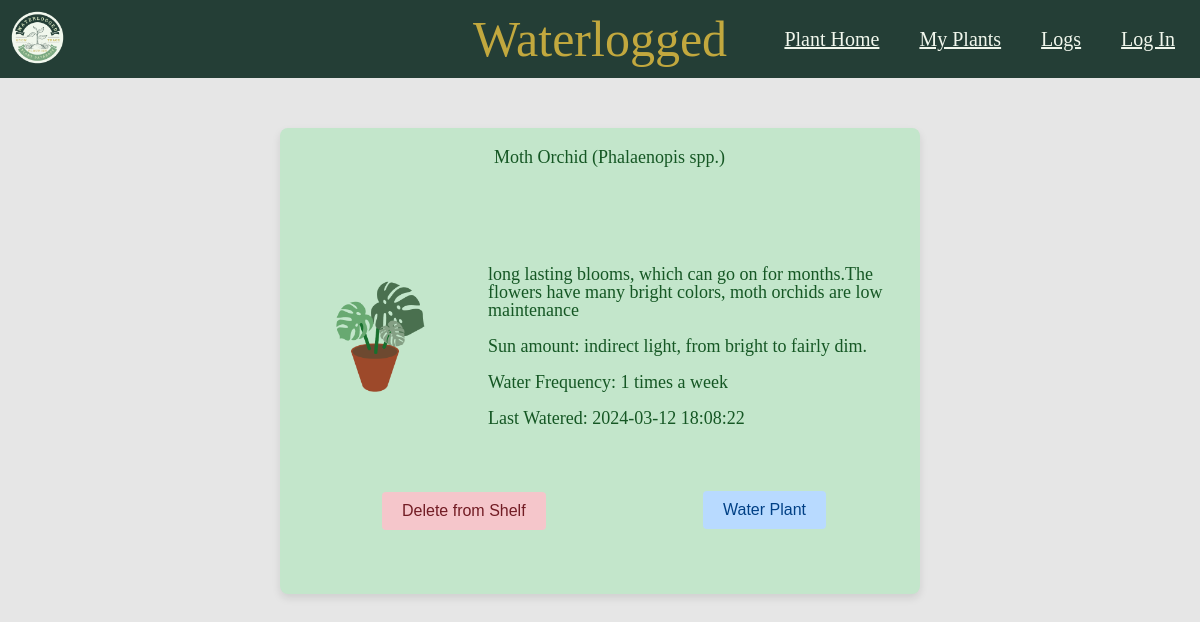
Page /html/details.php?user_plant_id=1 (signed in) on the committed database.
### tables this page shows
CREATE TABLE `user_plants` (
  `id` int NOT NULL,
  `last_watered` datetime DEFAULT NULL,
  `user_id` int DEFAULT NULL,
  `plant_id` int DEFAULT NULL,
  PRIMARY KEY (`id`),
  KEY `user_id_idx` (`user_id`),
  KEY `plant_id_idx` (`plant_id`),
  CONSTRAINT `plant_id` FOREIGN KEY (`plant_id`) REFERENCES `plants` (`id`),
  CONSTRAINT `user_id` FOREIGN KEY (`user_id`) REFERENCES `users` (`id`)
);

CREATE TABLE images (
    plant_id INT NULL,
    location_id INT NULL,
    path VARCHAR(255) NOT NULL,
    CONSTRAINT fk_plant FOREIGN KEY (plant_id) REFERENCES plants(id),
    CONSTRAINT fk_location FOREIGN KEY (location_id) REFERENCES locations(id),
    CONSTRAINT chk_images CHECK ((plant_id IS NOT NULL AND location_id IS NULL) OR (plant_id IS NULL AND location_id IS NOT NULL))
);

CREATE TABLE `plants` (
  `id` int NOT NULL,
  `name` varchar(225) DEFAULT NULL,
  `traits` mediumtext DEFAULT NULL,
  `sun` varchar(255) DEFAULT NULL,
  `water_freq_weekly` varchar(255) DEFAULT NULL,
  `location_id` int,  
  PRIMARY KEY (`id`),
  CONSTRAINT `location_id_fk` FOREIGN KEY (`location_id`) REFERENCES `locations` (`id`)  
  );

### html/details.php (the view, shortened to what this page needs)
<!DOCTYPE html>
<html lang="en">
<head>
    <link rel="stylesheet" href="../css/mainStyle.css" />
</head>
<body>
    <nav class="nav-links">
        <div class="logo">
        <a href="../index.php">
            <img src="../images/Waterlogged_Logo.png" alt="Waterlogged Logo" id="logo"/>
		</a>
        </div>
        <div class="please"style="position: absolute; left: 50%; transform: translateX(-50%);">Waterlogged</div>
        <ul>
            <li><a href="../index.php">Plant Home</a></li>
            <li><a href="./myPlants.php">My Plants</a></li>
            <li><a href="./logs.php">Logs</a></li>
            <li><a href="./users.php">Log In</a></li>
        </ul>
    </nav>
    <div class="container">
    <?php
		$user_plant_id = isset($_GET['user_plant_id']) ? (int)$_GET['user_plant_id'] : 0;
		$servername = "localhost";
		$username = "user";
		$password = "pass!";
		$dbname = "waterlogged";
		$conn = new mysqli($servername, $username, $password, $dbname);
$sql = "SELECT
    p.name AS PlantName,
    p.sun,
    p.traits,
    p.water_freq_weekly,
    up.last_watered,
    i.path
        FROM
            user_plants as up
        INNER JOIN plants as p ON up.plant_id = p.id
        INNER JOIN images as i on p.id = i.plant_id
        WHERE up.id = ?;";
		if ($stmt = $conn->prepare($sql)) {
		    $stmt->bind_param("i", $user_plant_id);
		    $stmt->execute();
		    $result = $stmt->get_result();
		    if ($result->num_rows > 0) {
		        while($row = $result->fetch_assoc()) {
		            echo '<div class="plant-image">';
		            echo '<img class="plant-image" src="../' . htmlspecialchars($row['path']) . '" alt="Plant Image">';
					echo '</div>';
					echo '<div class="plant-name">';
					echo '<h2>' . htmlspecialchars($row['PlantName']) . '</h2>';
					echo '</div>';
					echo '<div class="plant-details">';
	                echo '<p>' . htmlspecialchars($row['traits']) . '</p>';
	                echo '<br>';
	                echo '<p>Sun amount: ' . htmlspecialchars($row['sun']) . '</p>';
	                echo '<br>';
	                echo '<p>Water Frequency: ' . htmlspecialchars($row['water_freq_weekly']) . ' times a week</p>';
	                echo '<br>';
	                echo '<p>Last Watered: ' . htmlspecialchars($row['last_watered']) . '</p>';
					echo '</div>';
		            	       }
		    } else {
		        echo "No plant found with the given ID.";
		    }
		} else {
		    echo "Error preparing statement: " . $conn->error;
		}
		?>
		<div class="plant-detail-buttons">
		<form method="POST" action="">
		    <button type="submit" class="button delete-button">Delete from Shelf</button>
		</form>
		<form method="POST" action="">
		    <button type="submit" class="button water-button">Water Plant</button>
		</form>
		</div>
    </div>
</body>
</html>

### css/mainStyle.css (style rules this page uses)
html, body, div, span, applet, object, iframe, h1, h2, h3, h4, h5, h6, p, blockquote, pre, a, abbr, acronym, address, big, cite, code, del, dfn, em, img, ins, kbd, q, s, samp, small, strike, strong, sub, sup, tt, var, b, u, i, center, dl, dt, dd, ol, ul, li, fieldset, form, label, legend, table, caption, tbody, tfoot, thead, tr, th, td, article, aside, canvas, details, embed, figure, figcaption, footer, header, hgroup, menu, nav, output, ruby, section, summary, time, mark, audio, video { margin: 0; padding: 0; border: 0; font-size: 100%; font: inherit; vertical-align: baseline; }
article, aside, details, figcaption, figure, footer, header, hgroup, menu, nav, section { display: block; }
body { line-height: 1; }
ol, ul { list-style: none; }
* { margin: 0; padding: 0; }
body { background-color: #e6e6e6; }
.please { font-size: 50px; color: #c2a83e; }
nav { display: flex; justify-content: space-between; align-items: center; background-color: #243e36; }
.nav-links { display: flex; list-style: none; font-size: 20px; }
.nav-links li { display: inline-block; padding-right: 25px; margin-left: 10px; }
.nav-links a { color: #f1f7ed; }
#logo { height: 75px; }
.container { max-width: 600px; margin: 50px auto; background-color: #c3e6cb; border-radius: 8px; padding: 20px; box-shadow: 0 4px 8px rgba(0, 0, 0, 0.1); }
.plant-image { height: 150px; background-size: contain; background-repeat: no-repeat; background-position: center; width: 150px; height: 150px; display: block; }
.plant-name { font-size: 24px; color: #155724; }
.plant-details { font-size: 18px; color: #155724; }
.button { padding: 10px 20px; border: none; border-radius: 4px; cursor: pointer; font-size: 16px; margin-top: 10px; }
.delete-button { background-color: #f5c6cb; color: #721c24; }
.water-button { background-color: #b8daff; color: #004085; }
.container .plant-name h2 { width: 27% !important; transform: translatex(0px) translatey(0px); }
.container .plant-name { width: 597px; transform: translatex(150px) translatey(-158px); }
.container .plant-details { width: 68% !important; transform: translatex(146px) translatey(-143px); }
.container .plant-detail-buttons .water-button { transform: translatex(217px) translatey(-6px); }
.container .plant-detail-buttons .delete-button { transform: translatex(66px) translatey(-5px); }
.container .plant-detail-buttons { transform: translatex(-7px) translatey(-47px); }
.container .plant-detail-buttons form:nth-child(1) { width: 43%; transform: translatex(0px) translatey(-16px); }
.container .plant-detail-buttons form:nth-child(2) { width: 36%; transform: translatex(346px) translatey(-25px) !important; }
.plant-detail-buttons form .water-button { transform: translatex(57px) translatey(-5px) !important; }
.container .plant-detail-buttons { transform: translatex(-6px) translatey(-84px); }
.container .plant-detail-buttons form { transform: translatex(16px) translatey(24px) !important; }
.container .plant-name { font-size: 18px; text-align: center; transform: translatex(76px) translatey(-156px); position: relative; top: -2px; }
.container .plant-name h2 { width: 99% !important; transform: translatex(-62px) translatey(8px); }
.container .plant-details { transform: translatex(188px) translatey(-51px); }
.container .plant-detail-buttons { transform: translatex(0px) translatey(-15px); }
.container > .plant-image:nth-child(2) { transform: translatex(0px) translatey(100px); }

### rows in the picture
user_plants: images.path (picture), plant.name "Moth Orchid (Phalaenopis spp.)", plant.traits "long lasting blooms, which can go on for months.The flowers have many bright colors, moth orchids are low maintenance", plant.sun "indirect light, from bright to fairly dim.", plant.water_freq_weekly "1", last_watered "2024-03-12 18:08:22"
